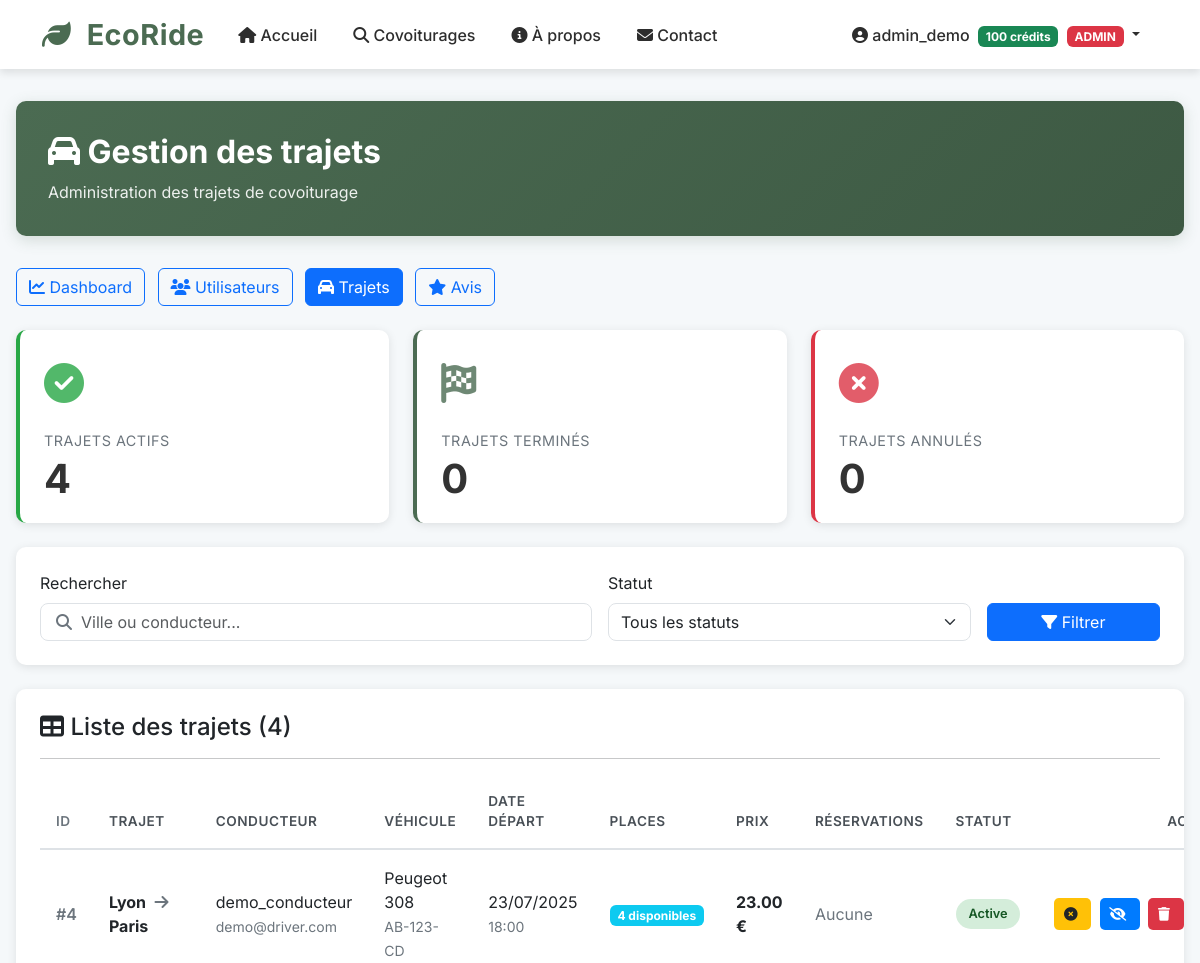
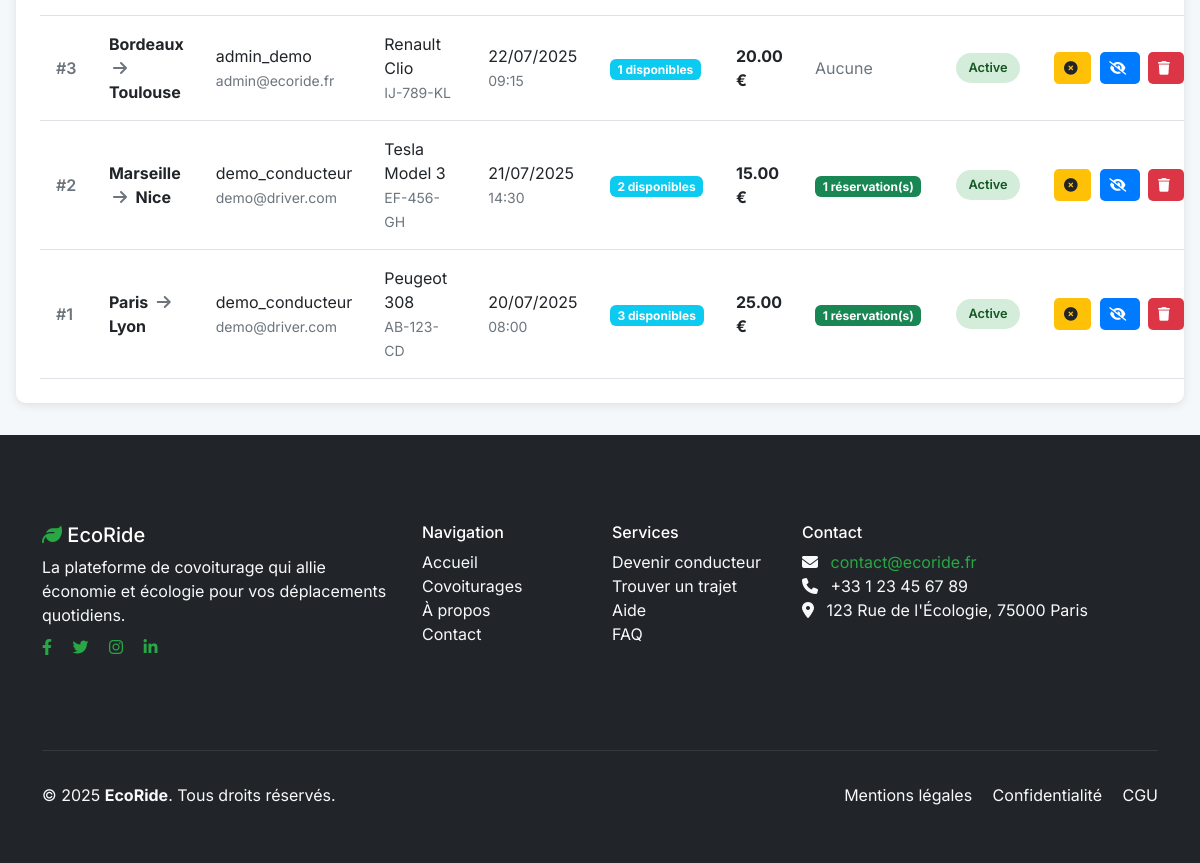
Screenshot of /?page=admin-trips (signed in) with the database file from the repository (2 pictures, top to bottom).
### tables this page shows
CREATE TABLE users (
    id INT AUTO_INCREMENT PRIMARY KEY,
    username VARCHAR(50) NOT NULL UNIQUE,            
    email VARCHAR(100) NOT NULL UNIQUE,              
    password VARCHAR(255) NOT NULL,                  
    phone VARCHAR(20),                                
    credits INT DEFAULT 20,                           
    role ENUM(                                        
        'passenger',                                  
        'driver',                                     
        'admin'                                       
    ) DEFAULT 'passenger',
    created_at TIMESTAMP DEFAULT CURRENT_TIMESTAMP,  
    is_active BOOLEAN DEFAULT TRUE                    
);

CREATE TABLE trips (
    id INT AUTO_INCREMENT PRIMARY KEY,
    driver_id INT NOT NULL,                           
    vehicle_id INT NOT NULL,                          
    departure_city VARCHAR(100) NOT NULL,             
    arrival_city VARCHAR(100) NOT NULL,               
    departure_time DATETIME NOT NULL,                 
    available_seats INT NOT NULL,                     
    price_per_seat DECIMAL(5, 2) NOT NULL,           
    preferences TEXT,                                 
    status ENUM(                                      
        'active',                                     
        'completed',                                  
        'cancelled'                                   
    ) DEFAULT 'active',
    created_at TIMESTAMP DEFAULT CURRENT_TIMESTAMP,
    updated_at TIMESTAMP NULL ON UPDATE CURRENT_TIMESTAMP,  
    FOREIGN KEY (driver_id) REFERENCES users (id) ON DELETE CASCADE,
    FOREIGN KEY (vehicle_id) REFERENCES vehicles (id) ON DELETE CASCADE
);

CREATE TABLE vehicles (
    id INT AUTO_INCREMENT PRIMARY KEY,
    user_id INT NOT NULL,                             
    brand VARCHAR(50) NOT NULL,                       
    model VARCHAR(50) NOT NULL,                       
    color VARCHAR(30),                                
    license_plate VARCHAR(20) UNIQUE,                 
    seats INT NOT NULL,                               
    fuel_type ENUM(                                   
        'essence',
        'diesel',
        'électrique',
        'hybride'
    ) DEFAULT 'essence',
    year YEAR,                                        
    created_at TIMESTAMP DEFAULT CURRENT_TIMESTAMP,
    updated_at TIMESTAMP NULL ON UPDATE CURRENT_TIMESTAMP,  
    FOREIGN KEY (user_id) REFERENCES users (id) ON DELETE CASCADE
);

### includes/session.php (called while the page is built, shortened)
<?php
class Session
{
    public static function isLoggedIn()
    {
        return isset($_SESSION['user_id']) && !empty($_SESSION['user_id']);
    }
    public static function getCurrentUser()
    {
        return [
            'id' => $_SESSION['user_id'],
            'username' => $_SESSION['username'],
            'email' => $_SESSION['email'],
            'credits' => $_SESSION['credits'],
            'role' => $_SESSION['role'],
            'login_time' => $_SESSION['login_time']
        ];
    }
    public static function hasRole($requiredRoles)
    {
        $userRole = $_SESSION['role'];
        if (is_string($requiredRoles)) {
            return $userRole === $requiredRoles;
        }
        return false;
    }
}

### pages/admin-trips.php (the view, shortened to what this page needs)
<?php
require_once __DIR__ . '/../includes/session.php';
require_once __DIR__ . '/../config/database.php';
$search = $_GET['search'] ?? '';
$sql = "SELECT t.*,
               u.username as driver_name,
               u.email as driver_email,
               v.brand,
               v.model,
               v.license_plate,
               (SELECT COUNT(*) FROM bookings WHERE trip_id = t.id AND status = 'confirmed') as bookings_count
        FROM trips t
        JOIN users u ON t.driver_id = u.id
        JOIN vehicles v ON t.vehicle_id = v.id
        WHERE 1=1";
$params = [];
$sql .= " ORDER BY t.departure_time DESC";
$stmt = $pdo->prepare($sql);
$stmt->execute($params);
$trips = $stmt->fetchAll();
try {
    $stmt = $pdo->query("SELECT COUNT(*) FROM trips WHERE status = 'active'");
    $active_trips = (int)$stmt->fetchColumn();
    $stmt = $pdo->query("SELECT COUNT(*) FROM trips WHERE status = 'completed'");
    $completed_trips = (int)$stmt->fetchColumn();
    $stmt = $pdo->query("SELECT COUNT(*) FROM trips WHERE status = 'cancelled'");
    $cancelled_trips = (int)$stmt->fetchColumn();
} catch (Exception $e) {
    $active_trips = $completed_trips = $cancelled_trips = 0;
}
?>
<div class="admin-container">
    <div class="admin-header">
        <h1><i class="fas fa-car"></i> Gestion des trajets</h1>
        <p class="subtitle">Administration des trajets de covoiturage</p>
    </div>
    <div class="mb-4">
        <a href="?page=admin-dashboard" class="btn btn-outline-primary me-2">
            <i class="fas fa-chart-line"></i> Dashboard
        </a>
        <a href="?page=admin-users" class="btn btn-outline-primary me-2">
            <i class="fas fa-users"></i> Utilisateurs
        </a>
        <a href="?page=admin-trips" class="btn btn-primary me-2">
            <i class="fas fa-car"></i> Trajets
        </a>
        <a href="?page=admin-reviews" class="btn btn-outline-primary me-2">
            <i class="fas fa-star"></i> Avis
        </a>
    </div>
    <div class="stats-grid mb-4">
        <div class="stat-card success">
            <div class="icon success"><i class="fas fa-check-circle"></i></div>
            <div class="label">Trajets Actifs</div>
            <div class="value"><?= $active_trips ?></div>
        </div>
        <div class="stat-card primary">
            <div class="icon primary"><i class="fas fa-flag-checkered"></i></div>
            <div class="label">Trajets Terminés</div>
            <div class="value"><?= $completed_trips ?></div>
        </div>
        <div class="stat-card danger">
            <div class="icon danger"><i class="fas fa-times-circle"></i></div>
            <div class="label">Trajets Annulés</div>
            <div class="value"><?= $cancelled_trips ?></div>
        </div>
    </div>
    <div class="admin-filters">
        <form method="GET" class="row g-3">
            <div class="col-md-6">
                <label class="form-label">Rechercher</label>
                <div class="search-box">
                    <i class="fas fa-search"></i>
                    <input type="text" class="form-control" name="search" placeholder="Ville ou conducteur..." value="<?= htmlspecialchars($search) ?>">
                </div>
            </div>
            <div class="col-md-4">
                <label class="form-label">Statut</label>
                <select class="form-select" name="filter_status">
                    <option value="">Tous les statuts</option>
                </select>
            </div>
            <div class="col-md-2">
                <label class="form-label">&nbsp;</label>
                <button type="submit" class="btn btn-primary w-100">
                    <i class="fas fa-filter"></i> Filtrer
                </button>
            </div>
        </form>
    </div>
    <div class="admin-table-container">
        <h4><i class="fas fa-table"></i> Liste des trajets (<?= count($trips) ?>)</h4>
        <hr>
        <?php if (empty($trips)): ?>
            <p class="text-center text-muted py-4">Aucun trajet trouvé.</p>
        <?php else: ?>
            <table class="table admin-table">
                <thead>
                    <tr>
                        <th class="col-id">ID</th>
                        <th>Trajet</th>
                        <th>Conducteur</th>
                        <th>Véhicule</th>
                        <th>Date départ</th>
                        <th>Places</th>
                        <th>Prix</th>
                        <th>Réservations</th>
                        <th>Statut</th>
                        <th class="col-actions">Actions</th>
                    </tr>
                </thead>
                <tbody>
                    <?php foreach ($trips as $trip): ?>
                        <tr>
                            <td class="col-id">#<?= $trip['id'] ?></td>
                            <td>
                                <strong><?= htmlspecialchars($trip['departure_city']) ?></strong>
                                <i class="fas fa-arrow-right text-muted mx-1"></i>
                                <strong><?= htmlspecialchars($trip['arrival_city']) ?></strong>
                            </td>
                            <td>
                                <?= htmlspecialchars($trip['driver_name']) ?><br>
                                <small class="text-muted"><?= htmlspecialchars($trip['driver_email']) ?></small>
                            </td>
                            <td>
                                <?= htmlspecialchars($trip['brand']) ?> <?= htmlspecialchars($trip['model']) ?><br>
                                <small class="text-muted"><?= htmlspecialchars($trip['license_plate']) ?></small>
                            </td>
                            <td>
                                <?= date('d/m/Y', strtotime($trip['departure_time'])) ?><br>
                                <small class="text-muted"><?= date('H:i', strtotime($trip['departure_time'])) ?></small>
                            </td>
                            <td>
                                <span class="badge bg-info"><?= $trip['available_seats'] ?> disponibles</span>
                            </td>
                            <td>
                                <strong><?= $trip['price_per_seat'] ?> €</strong>
                            </td>
                            <td>
                                <?php if ($trip['bookings_count'] > 0): ?>
                                    <span class="badge bg-success"><?= $trip['bookings_count'] ?> réservation(s)</span>
                                <?php else: ?>
                                    <span class="text-muted">Aucune</span>
                                <?php endif; ?>
                            </td>
                            <td>
                                <?php
                                $status_classes = [
                                    'active' => 'active',
                                    'completed' => 'pending',
                                    'cancelled' => 'inactive',
                                    'hidden' => 'banned'
                                ];
                                $status_class = $status_classes[$trip['status']] ?? 'inactive';
                                ?>
                                <span class="status-badge <?= $status_class ?>">
                                    <?= ucfirst($trip['status']) ?>
                                </span>
                            </td>
                            <td class="col-actions">
                                <?php if ($trip['status'] === 'active'): ?>
                                    <a href="?page=admin-trips&action=cancel&trip_id=<?= $trip['id'] ?>"
                                        class="btn btn-action btn-ban"
                                        onclick="return confirm('Annuler ce trajet et rembourser les passagers ?')">
                                        <i class="fas fa-times-circle"></i>
                                    </a>
                                    <a href="?page=admin-trips&action=hide&trip_id=<?= $trip['id'] ?>"
                                        class="btn btn-action btn-edit"
                                        onclick="return confirm('Masquer ce trajet ?')">
                                        <i class="fas fa-eye-slash"></i>
                                    </a>
                                <?php endif; ?>
                                <a href="?page=admin-trips&action=delete&trip_id=<?= $trip['id'] ?>"
                                    class="btn btn-action btn-delete"
                                    onclick="return confirm('⚠️ SUPPRIMER définitivement ce trajet ? Cette action est IRRÉVERSIBLE !')">
                                    <i class="fas fa-trash"></i>
                                </a>
                            </td>
                        </tr>
                    <?php endforeach; ?>
                </tbody>
            </table>
        <?php endif; ?>
    </div>
</div>

### includes/navbar.php (shortened to what this page needs)
<?php
require_once __DIR__ . '/session.php';
$current_page = $_GET['page'] ?? 'home';
?>
<nav class="navbar navbar-expand-lg navbar-light bg-light sticky-top">
    <div class="container">
        <a class="navbar-brand" href="?page=home">
            <i class="fas fa-leaf"></i>
            EcoRide
        </a>
        <div class="collapse navbar-collapse" id="navbarNav">
            <ul class="navbar-nav me-auto">
                <li class="nav-item">
                    <a class="nav-link <?= ($current_page == 'home') ? 'active' : '' ?>" href="?page=home">
                        <i class="fas fa-home"></i> Accueil
                    </a>
                </li>
                <li class="nav-item">
                    <a class="nav-link <?= ($current_page == 'search') ? 'active' : '' ?>" href="?page=search">
                        <i class="fas fa-search"></i> Covoiturages
                    </a>
                </li>
                <li class="nav-item">
                    <a class="nav-link <?= ($current_page == 'about') ? 'active' : '' ?>" href="?page=about">
                        <i class="fas fa-info-circle"></i> À propos
                    </a>
                </li>
                <li class="nav-item">
                    <a class="nav-link <?= ($current_page == 'contact') ? 'active' : '' ?>" href="?page=contact">
                        <i class="fas fa-envelope"></i> Contact
                    </a>
                </li>
            </ul>
            <?php if (Session::isLoggedIn()): ?>
                <?php
                $user = Session::getCurrentUser();
                $isAdmin = Session::hasRole('admin');
                ?>
                <div class="navbar-nav ms-auto">
                    <div class="nav-item dropdown">
                        <a class="nav-link dropdown-toggle" href="#" id="navbarDropdown" role="button" data-bs-toggle="dropdown">
                            <i class="fas fa-user-circle"></i>
                            <?= htmlspecialchars($user['username']) ?>
                            <span class="badge bg-success ms-1"><?= $user['credits'] ?> crédits</span>
                            <?php if ($isAdmin): ?>
                                <span class="badge bg-danger ms-1">ADMIN</span>
                            <?php endif; ?>
                        </a>
                    </div>
                </div>
            <?php endif; ?>
        </div>
    </div>
</nav>

### rows the page displays
users: username "admin_demo"
trips: id "4", departure_city "Lyon", arrival_city "Paris", driver.username "demo_conducteur", driver.email "demo@driver.com", vehicle.brand "Peugeot", vehicle.model "308", vehicle.license_plate "AB-123-CD", departure_time "23/07/2025", departure_time "18:00", available_seats "4", price_per_seat "23.00", shows "Aucune", status "Active"
trips: id "3", departure_city "Bordeaux", arrival_city "Toulouse", driver.username "admin_demo", driver.email "admin@ecoride.fr", vehicle.brand "Renault", vehicle.model "Clio", vehicle.license_plate "IJ-789-KL", departure_time "22/07/2025", departure_time "09:15", available_seats "1", price_per_seat "20.00", shows "Aucune", status "Active"
trips: id "2", departure_city "Marseille", arrival_city "Nice", driver.username "demo_conducteur", driver.email "demo@driver.com", vehicle.brand "Tesla", vehicle.model "Model 3", vehicle.license_plate "EF-456-GH", departure_time "21/07/2025", departure_time "14:30", available_seats "2", price_per_seat "15.00", bookings_count "1", status "Active"
trips: id "1", departure_city "Paris", arrival_city "Lyon", driver.username "demo_conducteur", driver.email "demo@driver.com", vehicle.brand "Peugeot", vehicle.model "308", vehicle.license_plate "AB-123-CD", departure_time "20/07/2025", departure_time "08:00", available_seats "3", price_per_seat "25.00", bookings_count "1", status "Active"

### other values shown
$user['credits'] "100"
$active_trips "4"
$completed_trips "0"
$cancelled_trips "0"
count($trips) "4"
